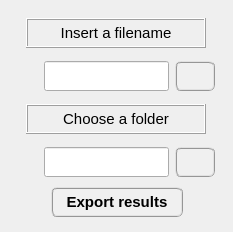
        <widget class="QWidget" name="tab_export">
         <attribute name="title">
          <string>Export results</string>
         </attribute>
         <layout class="QGridLayout" name="gridLayout">
          <property name="leftMargin">
           <number>4</number>
          </property>
          <property name="topMargin">
           <number>4</number>
          </property>
          <property name="rightMargin">
           <number>4</number>
          </property>
          <property name="bottomMargin">
           <number>4</number>
          </property>
          <property name="spacing">
           <number>4</number>
          </property>
          <item row="0" column="0">
           <widget class="QFrame" name="frame_6">
            <property name="frameShape">
             <enum>QFrame::NoFrame</enum>
            </property>
            <property name="frameShadow">
             <enum>QFrame::Raised</enum>
            </property>
            <layout class="QGridLayout" name="gridLayout_14">
             <property name="leftMargin">
              <number>12</number>
             </property>
             <property name="rightMargin">
              <number>12</number>
             </property>
             <item row="2" column="0">
              <widget class="QFrame" name="frame_13">
               <property name="minimumSize">
                <size>
                 <width>0</width>
                 <height>40</height>
                </size>
               </property>
               <property name="maximumSize">
                <size>
                 <width>16777215</width>
                 <height>40</height>
                </size>
               </property>
               <property name="frameShape">
                <enum>QFrame::NoFrame</enum>
               </property>
               <property name="frameShadow">
                <enum>QFrame::Raised</enum>
               </property>
               <layout class="QGridLayout" name="gridLayout_11">
                <property name="leftMargin">
                 <number>2</number>
                </property>
                <property name="topMargin">
                 <number>2</number>
                </property>
                <property name="rightMargin">
                 <number>2</number>
                </property>
                <property name="bottomMargin">
                 <number>2</number>
                </property>
                <property name="spacing">
                 <number>2</number>
                </property>
                <item row="0" column="0">
                 <widget class="QLabel" name="label_5">
                  <property name="minimumSize">
                   <size>
                    <width>125</width>
                    <height>30</height>
                   </size>
                  </property>
                  <property name="maximumSize">
                   <size>
                    <width>180</width>
                    <height>30</height>
                   </size>
                  </property>
                  <property name="font">
                   <font>
                    <family>MS Shell Dlg 2</family>
                    <pointsize>11</pointsize>
                    <weight>50</weight>
                    <italic>false</italic>
                    <bold>false</bold>
                   </font>
                  </property>
                  <property name="frameShape">
                   <enum>QFrame::Box</enum>
                  </property>
                  <property name="frameShadow">
                   <enum>QFrame::Raised</enum>
                  </property>
                  <property name="text">
                   <string>Choose a folder</string>
                  </property>
                  <property name="alignment">
                   <set>Qt::AlignCenter</set>
                  </property>
                 </widget>
                </item>
               </layout>
              </widget>
             </item>
             <item row="0" column="0">
              <widget class="QFrame" name="frame_17">
               <property name="minimumSize">
                <size>
                 <width>0</width>
                 <height>40</height>
                </size>
               </property>
               <property name="maximumSize">
                <size>
                 <width>16777215</width>
                 <height>40</height>
                </size>
               </property>
               <property name="frameShape">
                <enum>QFrame::NoFrame</enum>
               </property>
               <property name="frameShadow">
                <enum>QFrame::Raised</enum>
               </property>
               <layout class="QGridLayout" name="gridLayout_12">
                <property name="leftMargin">
                 <number>2</number>
                </property>
                <property name="topMargin">
                 <number>2</number>
                </property>
                <property name="rightMargin">
                 <number>2</number>
                </property>
                <property name="bottomMargin">
                 <number>2</number>
                </property>
                <property name="spacing">
                 <number>2</number>
                </property>
                <item row="0" column="0">
                 <widget class="QLabel" name="label_7">
                  <property name="minimumSize">
                   <size>
                    <width>125</width>
                    <height>30</height>
                   </size>
                  </property>
                  <property name="maximumSize">
                   <size>
                    <width>180</width>
                    <height>30</height>
                   </size>
                  </property>
                  <property name="font">
                   <font>
                    <family>MS Shell Dlg 2</family>
                    <pointsize>11</pointsize>
                    <weight>50</weight>
                    <italic>false</italic>
                    <bold>false</bold>
                   </font>
                  </property>
                  <property name="frameShape">
                   <enum>QFrame::Box</enum>
                  </property>
                  <property name="frameShadow">
                   <enum>QFrame::Raised</enum>
                  </property>
                  <property name="text">
                   <string>Insert a filename</string>
                  </property>
                  <property name="alignment">
                   <set>Qt::AlignCenter</set>
                  </property>
                 </widget>
                </item>
               </layout>
              </widget>
             </item>
             <item row="1" column="0">
              <widget class="QFrame" name="frame_23">
               <property name="frameShape">
                <enum>QFrame::NoFrame</enum>
               </property>
               <property name="frameShadow">
                <enum>QFrame::Raised</enum>
               </property>
               <layout class="QGridLayout" name="gridLayout_13">
                <property name="leftMargin">
                 <number>2</number>
                </property>
                <property name="topMargin">
                 <number>2</number>
                </property>
                <property name="rightMargin">
                 <number>2</number>
                </property>
                <property name="bottomMargin">
                 <number>2</number>
                </property>
                <item row="0" column="0">
                 <widget class="QFrame" name="frame_29">
                  <property name="minimumSize">
                   <size>
                    <width>20</width>
                    <height>0</height>
                   </size>
                  </property>
                  <property name="frameShape">
                   <enum>QFrame::NoFrame</enum>
                  </property>
                  <property name="frameShadow">
                   <enum>QFrame::Raised</enum>
                  </property>
                 </widget>
                </item>
                <item row="0" column="1">
                 <widget class="QLineEdit" name="lineEdit_file_name">
                  <property name="minimumSize">
                   <size>
                    <width>0</width>
                    <height>30</height>
                   </size>
                  </property>
                  <property name="maximumSize">
                   <size>
                    <width>16777215</width>
                    <height>30</height>
                   </size>
                  </property>
                  <property name="font">
                   <font>
                    <family>MS Shell Dlg 2</family>
                    <pointsize>10</pointsize>
                    <weight>50</weight>
                    <italic>false</italic>
                    <bold>false</bold>
                   </font>
                  </property>
                  <property name="layoutDirection">
                   <enum>Qt::LeftToRight</enum>
                  </property>
                  <property name="text">
                   <string/>
                  </property>
                  <property name="alignment">
                   <set>Qt::AlignCenter</set>
                  </property>
                 </widget>
                </item>
                <item row="0" column="2">
                 <widget class="QPushButton" name="pushButton_reset_filename">
                  <property name="minimumSize">
                   <size>
                    <width>40</width>
                    <height>30</height>
                   </size>
                  </property>
                  <property name="maximumSize">
                   <size>
                    <width>40</width>
                    <height>30</height>
                   </size>
                  </property>
                  <property name="font">
                   <font>
                    <family>MS Shell Dlg 2</family>
                    <pointsize>11</pointsize>
                    <weight>75</weight>
                    <italic>false</italic>
                    <bold>true</bold>
                   </font>
                  </property>
                  <property name="styleSheet">
                   <string notr="true">QPushButton{border-radius: 6px; border-color: rgb(150, 150, 150); border-style: ridge; border-width: 2px; color: rgb(0, 0, 0); background-color: rgb(240, 240, 240); font: 75 bold 11pt &quot;MS Shell Dlg 2&quot;}
QPushButton:hover{border-radius: 6px; border-color: rgb(0, 170, 255); border-style: ridge; border-width: 2px; color: rgb(0, 0, 0); background-color: rgba(174, 213, 255, 100); font: 75 bold 11pt &quot;MS Shell Dlg 2&quot;}
QPushButton:pressed{border-radius: 6px; border-color: rgb(0, 170, 255); border-style: ridge; border-width: 3px; color: rgb(0, 0, 0); background-color: rgb(174, 213, 255); font: 75 bold 11pt &quot;MS Shell Dlg 2&quot;}</string>
                  </property>
                  <property name="text">
                   <string/>
                  </property>
                  <property name="iconSize">
                   <size>
                    <width>20</width>
                    <height>20</height>
                   </size>
                  </property>
                 </widget>
                </item>
               </layout>
              </widget>
             </item>
             <item row="4" column="0">
              <widget class="QFrame" name="frame_15">
               <property name="frameShape">
                <enum>QFrame::NoFrame</enum>
               </property>
               <property name="frameShadow">
                <enum>QFrame::Raised</enum>
               </property>
               <layout class="QGridLayout" name="gridLayout_16">
                <property name="leftMargin">
                 <number>2</number>
                </property>
                <property name="topMargin">
                 <number>2</number>
                </property>
                <property name="rightMargin">
                 <number>2</number>
                </property>
                <property name="bottomMargin">
                 <number>2</number>
                </property>
                <property name="spacing">
                 <number>2</number>
                </property>
                <item row="0" column="1">
                 <widget class="QPushButton" name="pushButton_export_results">
                  <property name="minimumSize">
                   <size>
                    <width>132</width>
                    <height>30</height>
                   </size>
                  </property>
                  <property name="maximumSize">
                   <size>
                    <width>140</width>
                    <height>30</height>
                   </size>
                  </property>
                  <property name="font">
                   <font>
                    <family>MS Shell Dlg 2</family>
                    <pointsize>11</pointsize>
                    <weight>75</weight>
                    <italic>false</italic>
                    <bold>true</bold>
                   </font>
                  </property>
                  <property name="styleSheet">
                   <string notr="true">QPushButton{border-radius: 6px; border-color: rgb(150, 150, 150); border-style: ridge; border-width: 2px; color: rgb(0, 0, 0); background-color: rgb(240, 240, 240); font: 75 bold 11pt &quot;MS Shell Dlg 2&quot;}
QPushButton:hover{border-radius: 6px; border-color: rgb(0, 170, 255); border-style: ridge; border-width: 2px; color: rgb(0, 0, 0); background-color: rgba(174, 213, 255, 100); font: 75 bold 11pt &quot;MS Shell Dlg 2&quot;}
QPushButton:pressed{border-radius: 6px; border-color: rgb(0, 170, 255); border-style: ridge; border-width: 3px; color: rgb(0, 0, 0); background-color: rgb(174, 213, 255); font: 75 bold 11pt &quot;MS Shell Dlg 2&quot;}</string>
                  </property>
                  <property name="text">
                   <string>Export results</string>
                  </property>
                 </widget>
                </item>
                <item row="0" column="0">
                 <widget class="QFrame" name="frame_16">
                  <property name="frameShape">
                   <enum>QFrame::NoFrame</enum>
                  </property>
                  <property name="frameShadow">
                   <enum>QFrame::Raised</enum>
                  </property>
                 </widget>
                </item>
                <item row="0" column="2">
                 <widget class="QFrame" name="frame_18">
                  <property name="frameShape">
                   <enum>QFrame::NoFrame</enum>
                  </property>
                  <property name="frameShadow">
                   <enum>QFrame::Raised</enum>
                  </property>
                 </widget>
                </item>
               </layout>
              </widget>
             </item>
             <item row="3" column="0">
              <widget class="QFrame" name="frame_14">
               <property name="frameShape">
                <enum>QFrame::NoFrame</enum>
               </property>
               <property name="frameShadow">
                <enum>QFrame::Raised</enum>
               </property>
               <layout class="QGridLayout" name="gridLayout_15">
                <property name="leftMargin">
                 <number>2</number>
                </property>
                <property name="topMargin">
                 <number>2</number>
                </property>
                <property name="rightMargin">
                 <number>2</number>
                </property>
                <property name="bottomMargin">
                 <number>2</number>
                </property>
                <item row="0" column="1">
                 <widget class="QLineEdit" name="lineEdit_save_results_path">
                  <property name="minimumSize">
                   <size>
                    <width>0</width>
                    <height>30</height>
                   </size>
                  </property>
                  <property name="maximumSize">
                   <size>
                    <width>16777215</width>
                    <height>30</height>
                   </size>
                  </property>
                  <property name="font">
                   <font>
                    <family>MS Shell Dlg 2</family>
                    <pointsize>8</pointsize>
                    <weight>50</weight>
                    <italic>false</italic>
                    <bold>false</bold>
                   </font>
                  </property>
                  <property name="layoutDirection">
                   <enum>Qt::LeftToRight</enum>
                  </property>
                  <property name="alignment">
                   <set>Qt::AlignCenter</set>
                  </property>
                 </widget>
                </item>
                <item row="0" column="2">
                 <widget class="QPushButton" name="pushButton_choose_folder_export">
                  <property name="minimumSize">
                   <size>
                    <width>40</width>
                    <height>30</height>
                   </size>
                  </property>
                  <property name="maximumSize">
                   <size>
                    <width>40</width>
                    <height>30</height>
                   </size>
                  </property>
                  <property name="font">
                   <font>
                    <family>MS Shell Dlg 2</family>
                    <pointsize>11</pointsize>
                    <weight>75</weight>
                    <italic>false</italic>
                    <bold>true</bold>
                   </font>
                  </property>
                  <property name="styleSheet">
                   <string notr="true">QPushButton{border-radius: 6px; border-color: rgb(150, 150, 150); border-style: ridge; border-width: 2px; color: rgb(0, 0, 0); background-color: rgb(240, 240, 240); font: 75 bold 11pt &quot;MS Shell Dlg 2&quot;}
QPushButton:hover{border-radius: 6px; border-color: rgb(0, 170, 255); border-style: ridge; border-width: 2px; color: rgb(0, 0, 0); background-color: rgba(174, 213, 255, 100); font: 75 bold 11pt &quot;MS Shell Dlg 2&quot;}
QPushButton:pressed{border-radius: 6px; border-color: rgb(0, 170, 255); border-style: ridge; border-width: 3px; color: rgb(0, 0, 0); background-color: rgb(174, 213, 255); font: 75 bold 11pt &quot;MS Shell Dlg 2&quot;}</string>
                  </property>
                  <property name="text">
                   <string/>
                  </property>
                  <property name="iconSize">
                   <size>
                    <width>20</width>
                    <height>20</height>
                   </size>
                  </property>
                 </widget>
                </item>
                <item row="0" column="0">
                 <widget class="QFrame" name="frame_24">
                  <property name="minimumSize">
                   <size>
                    <width>20</width>
                    <height>0</height>
                   </size>
                  </property>
                  <property name="frameShape">
                   <enum>QFrame::NoFrame</enum>
                  </property>
                  <property name="frameShadow">
                   <enum>QFrame::Raised</enum>
                  </property>
                 </widget>
                </item>
               </layout>
              </widget>
             </item>
            </layout>
           </widget>
          </item>
         </layout>
        </widget>
